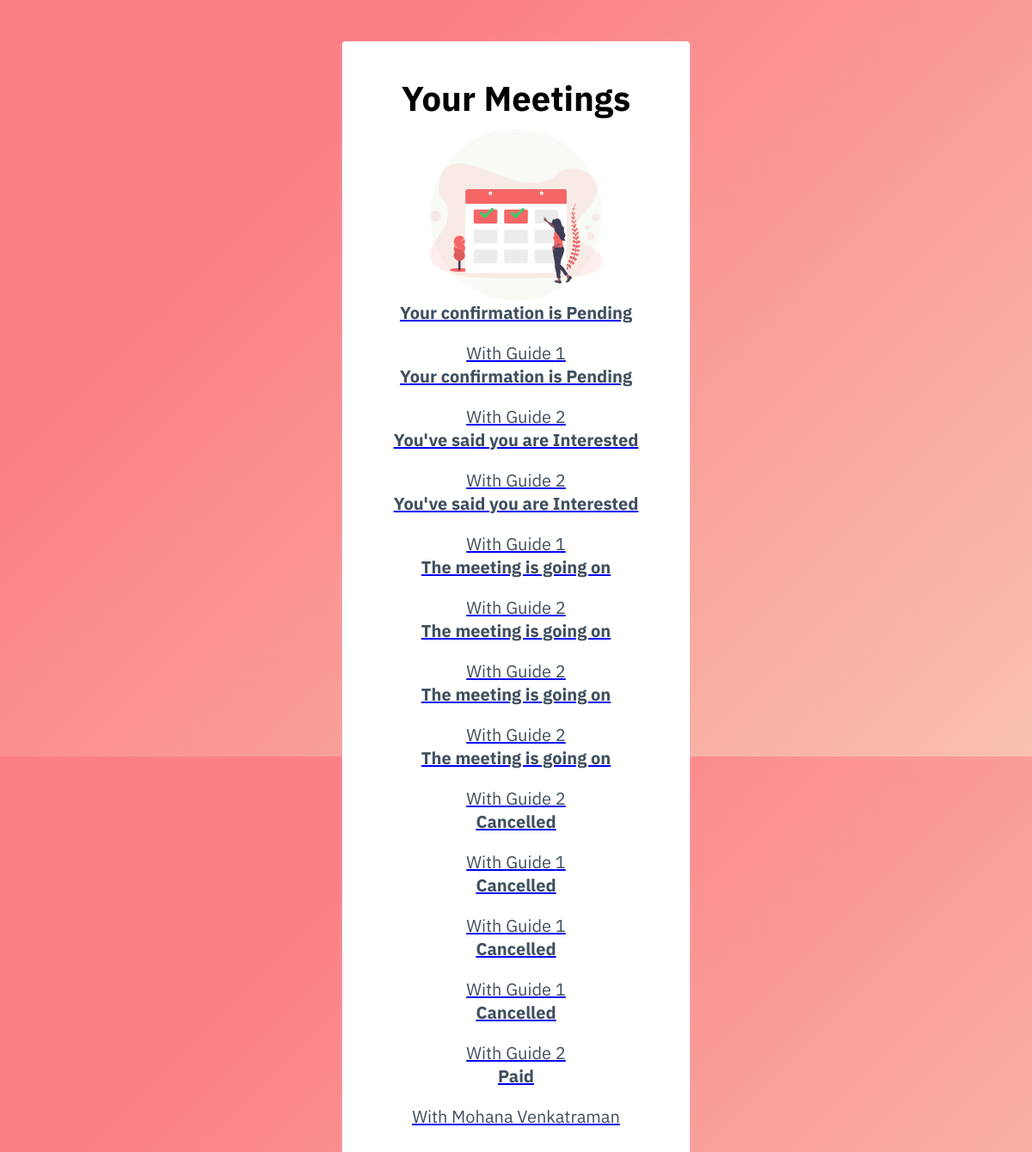
Page /traveller-guide/ (signed in) on the committed database.
### core/models.py (models this page shows)
class Hiring(models.Model):
    traveller = models.ForeignKey(CustomUser, related_name='hiring_traveller', on_delete=models.SET_NULL, null=True)
    guide = models.ForeignKey(CustomUser, related_name='hiring_guide', on_delete=models.SET_NULL, null=True)
    place = models.ForeignKey(Places, related_name='hiring_place', on_delete=models.SET_NULL, null=True)
    pay = models.FloatField(null=True)
    status = models.IntegerField(choices=HIRING_STATUS, default=1)
    expected_date = models.DateField(null=True)
    start_time = models.DateTimeField(null=True)
    end_time = models.DateTimeField(null=True)
    total_hours = models.IntegerField(null=True)

class CustomUser(models.Model):
    user = models.OneToOneField(User, on_delete=models.CASCADE)
    isGuide = models.BooleanField(default=False)
    place_of_stay = models.ForeignKey(Places, on_delete=models.CASCADE, related_name="guide_play_of_stay", null=True)
    searching_for = models.ForeignKey('self', on_delete=models.SET_NULL, null=True)
    interestCount = models.IntegerField(default=0)
    general_price = models.FloatField(null=True)
    places_of_interest = models.ManyToManyField(Places, related_name='user_places_of_interest')
    interests = models.ManyToManyField(InterestsActivities, related_name='InterestsActivities')

### core/views.py (the view)
# urls.py: path('traveller-guide/', views.traveller_guide, name='traveller-guide'),
@login_required(login_url='/login/')
def traveller_guide(request):
    customUser = CustomUser.objects.get(user=request.user)
    hirings = Hiring.objects.filter(traveller=customUser).order_by('status')
    context = {
        'hirings':hirings
    }
    return render(request, "traveller_guide.html", context)

### templates/traveller_guide.html (shortened to what this page needs)
{% load static %}
<!DOCTYPE html>
<html lang="en">
  <head>
</head>
    </head>
    <body>
      <div class="card">
        {% if hirings %}
              <h1>Your Meetings</h1>
            <div style="border-radius:200px; height:200px; width:200px; background: #F8FAF5; margin:0 auto; ">
        <img src="{% static 'images/b.svg' %}" height="200px" width="200px" style="padding-top:10px">
      </div>
        {% endif %}
            {% for h in hirings %}
    <a href="{% url 'traveller-detail' h.traveller.id h.id  %}">
            <p><b>{{h.get_status_display}}</b></p><br>
            <p> With {{h.guide.user.first_name}} {{h.guide.user.last_name}}</p>
    </a>
    {% endfor %}
      </div>
    </body>
</html>

### templates/traveller_guide.html (style rules this page uses)
html { height: 100%; -webkit-background-size: cover; -moz-background-size: cover; -o-background-size: cover; background-size: cover; background-color: #f9c1b1; background-image: linear-gradient(315deg, #f9c1b1 0%, #fb8085 74%); text-align: center; padding: 40px 0; font-family: "IBM Plex Sans", "Helvetica Neue", sans-serif; }
h1 { font-family: "IBM Plex Sans", "Helvetica Neue", sans-serif; font-weight: 900; font-size: 40px; margin-bottom: 10px; margin-top: -20px }
p { color: #404F5E; font-size:20px; margin: 0; }
.card { background: white; padding: 60px; border-radius: 4px; box-shadow: 0 2px 3px #C8D0D8; display: inline-block; margin: 0 auto; }

### rows in the picture
Hiring: status "Your confirmation is Pending", guide.user.first_name "Guide", guide.user.last_name "1"
Hiring: status "Your confirmation is Pending", guide.user.first_name "Guide", guide.user.last_name "2"
Hiring: status "You've said you are Interested", guide.user.first_name "Guide", guide.user.last_name "2"
Hiring: status "You've said you are Interested", guide.user.first_name "Guide", guide.user.last_name "1"
Hiring: status "The meeting is going on", guide.user.first_name "Guide", guide.user.last_name "2"
Hiring: status "The meeting is going on", guide.user.first_name "Guide", guide.user.last_name "2"
Hiring: status "The meeting is going on", guide.user.first_name "Guide", guide.user.last_name "2"
Hiring: status "The meeting is going on", guide.user.first_name "Guide", guide.user.last_name "2"
Hiring: status "Cancelled", guide.user.first_name "Guide", guide.user.last_name "1"
Hiring: status "Cancelled", guide.user.first_name "Guide", guide.user.last_name "1"
Hiring: status "Cancelled", guide.user.first_name "Guide", guide.user.last_name "1"
Hiring: status "Cancelled", guide.user.first_name "Guide", guide.user.last_name "2"
Hiring: status "Paid", guide.user.first_name "Mohana", guide.user.last_name "Venkatraman"
